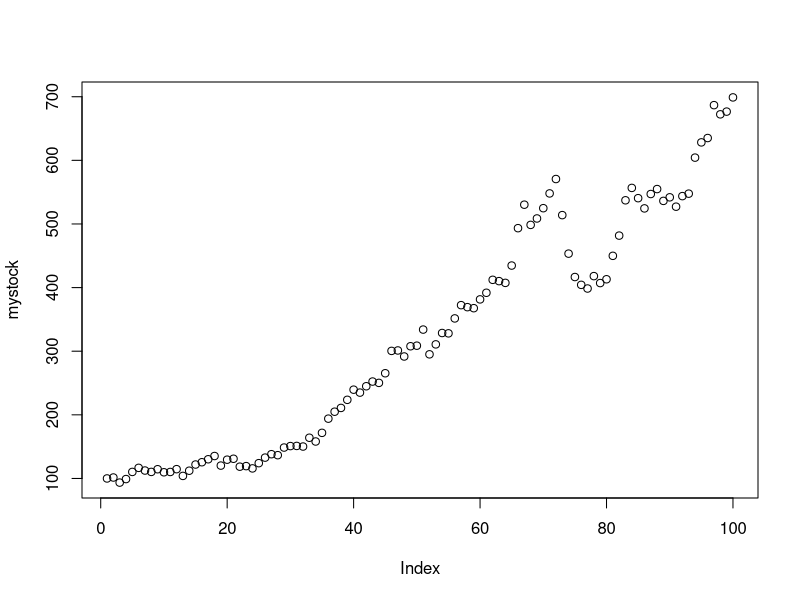

Recreate this plot in R. (Note: this script raises an error after producing the figure.)
## ---- chunk 1

library(tidyverse)

mu <- 0.02
sigma <- 0.05
initial = 100
mystock = numeric(100)
mystock[1] = initial
eshocks <- rnorm(100)
for (i in 2:100) {
  mystock[i] = mystock[i-1]*exp(mu + sigma*eshocks[i])
}
plot(mystock)

ss <- ts(mystock)

ss_returns <- log(mystock[-1]/mystock[-100])

ggAcf(ss_returns)
